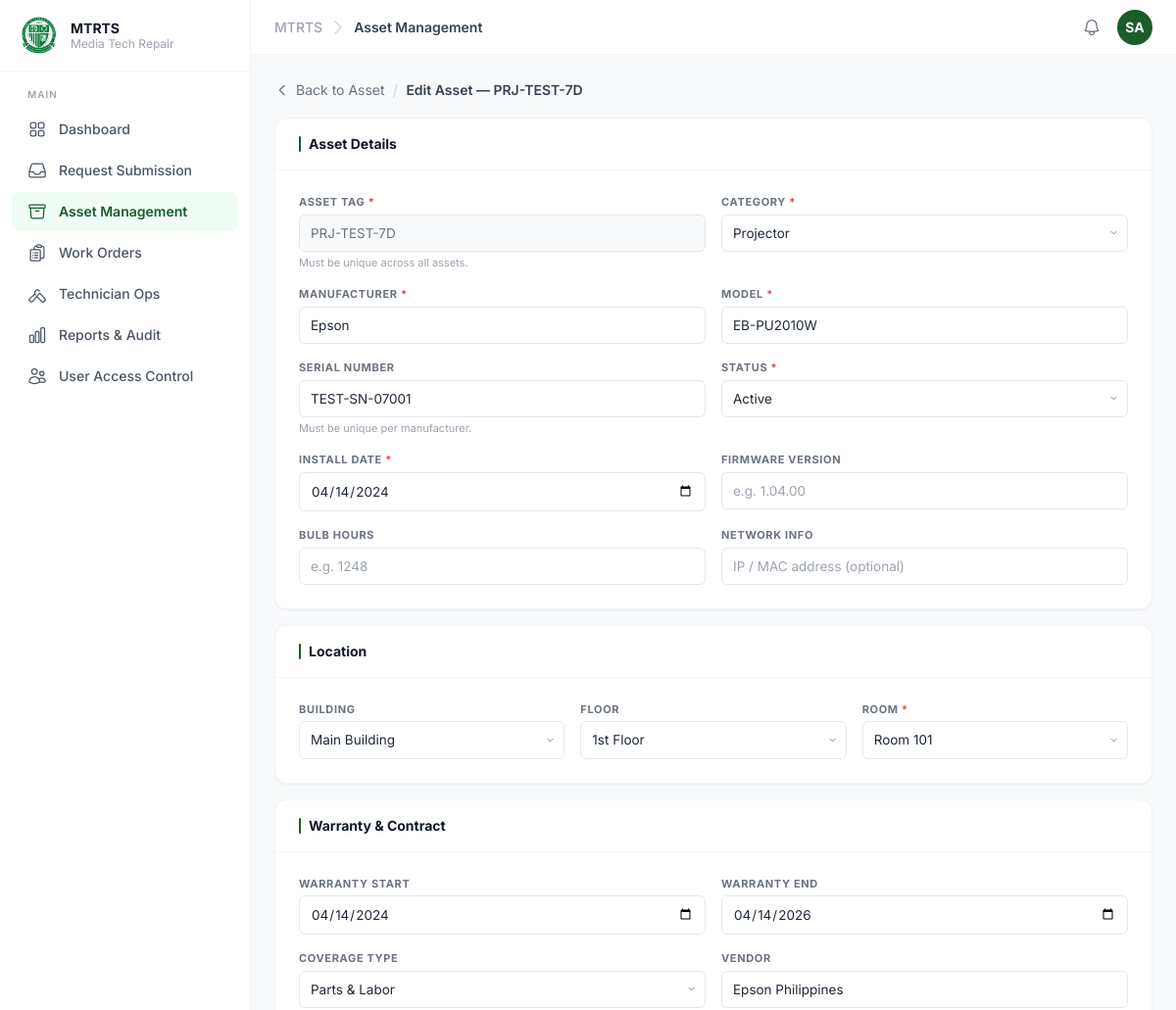
The app's page /modules/assets/edit.php?id=1 (signed in, upper part), older data.
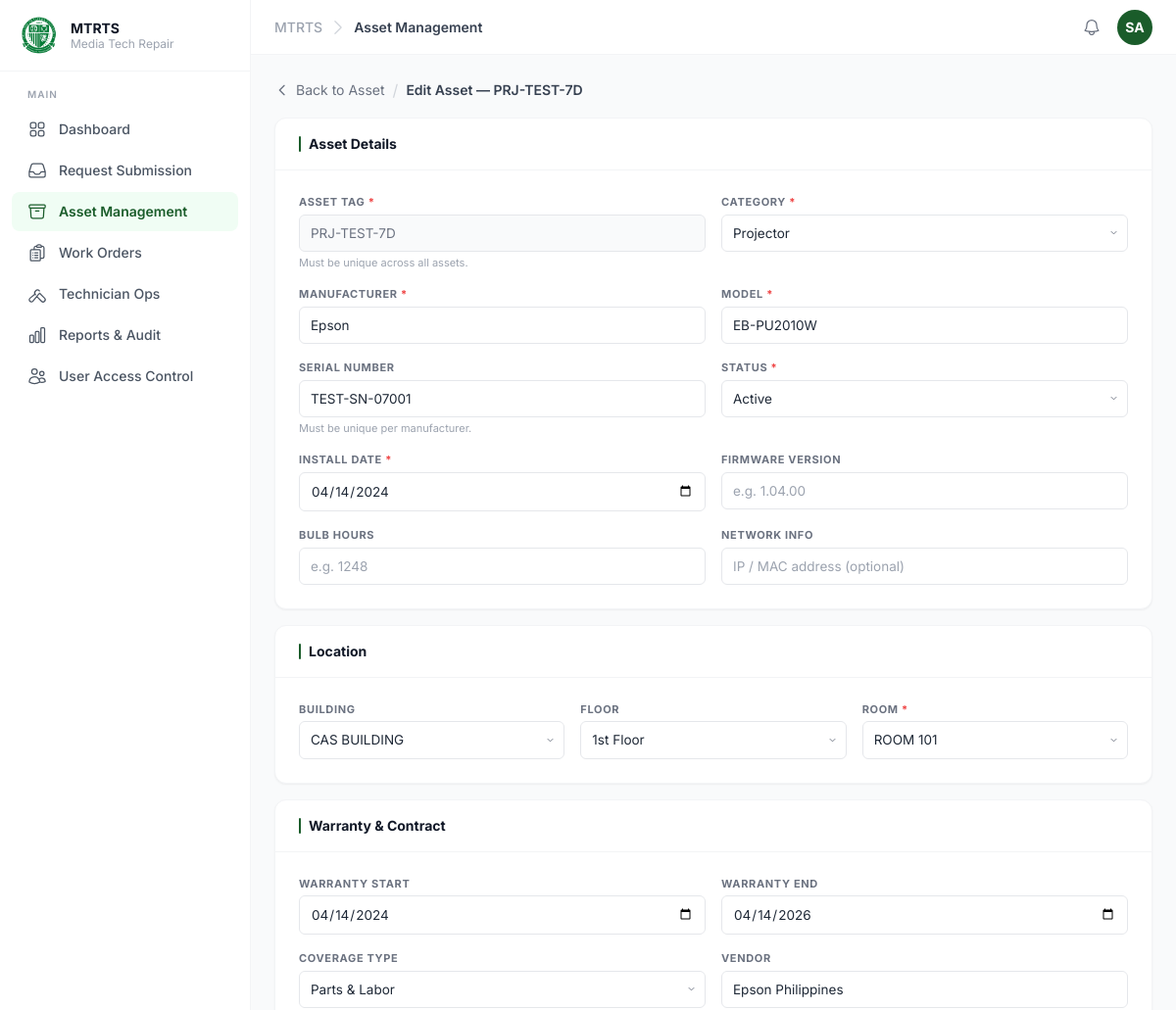
The same page, newer data.
### tables this page shows
CREATE TABLE locations (
  location_id INT           PRIMARY KEY AUTO_INCREMENT,
  building    VARCHAR(100)  NOT NULL,
  floor       VARCHAR(50)   NOT NULL,
  room        VARCHAR(100)  NOT NULL,
  created_at  DATETIME      NOT NULL DEFAULT CURRENT_TIMESTAMP,

  UNIQUE (building, floor, room)
);

### modules/assets/edit.php (called while the page is built, shortened)
<?php
require_once __DIR__ . '/../../config/guard.php';
require_once __DIR__ . '/functions.php';
$edit_id   = (int)($_GET['id'] ?? 0);
$asset     = $edit_id ? get_asset_by_id($pdo, $edit_id) : null;
$locations   = get_all_locations($pdo);
$old    = $_SESSION['form_data']  ?? [];
$errors = $_SESSION['form_errors'] ?? [];
$loc_data = [];
foreach ($locations as $l) {
    $loc_data[$l['building']][$l['floor']][] = ['id' => $l['location_id'], 'room' => $l['room']];
}
$current_loc_id   = (int)($old['location_id'] ?? $asset['location_id'] ?? 0);
$current_building = '';
foreach ($locations as $l) {
    if ((int)$l['location_id'] === $current_loc_id) {
        $current_building = $l['building'];
        break;
    }
}
require __DIR__ . '/_form.view.php';
require_once __DIR__ . '/../../includes/footer.php';

### modules/assets/functions.php (called while the page is built, shortened)
<?php
function get_all_locations(PDO $pdo): array {
    return $pdo->query("SELECT * FROM locations ORDER BY building, floor, room")->fetchAll();
}

### modules/assets/_form.view.php (the view, shortened to what the changed rows need)
<form method="POST" action="save.php" novalidate>
  <div class="grid grid-cols-1 xl:grid-cols-[1fr_280px] gap-4 items-start">
    <div class="flex flex-col gap-4">
      <div class="bg-white rounded-xl shadow-sm border border-gray-100 overflow-hidden">
        <div class="px-6 py-4 border-b border-gray-100">
          <h2 class="text-sm font-bold text-gray-900 flex items-center gap-2">
            <span class="block w-0.5 h-4 bg-olfu-green rounded"></span>
            Asset Details
          </h2>
        </div>
      </div>
      <div class="bg-white rounded-xl shadow-sm border border-gray-100 overflow-hidden">
        <div class="px-6 py-4 border-b border-gray-100">
          <h2 class="text-sm font-bold text-gray-900 flex items-center gap-2">
            <span class="block w-0.5 h-4 bg-olfu-green rounded"></span>
            Location
          </h2>
        </div>
        <div class="p-6 grid grid-cols-3 gap-4">
          <div>
            <label class="flbl" for="building-sel">Building</label>
            <select id="building-sel" onchange="populateFloors()" class="fsel">
              <?php foreach (array_keys($loc_data) as $b): ?>
                <option value="<?= htmlspecialchars($b) ?>" <?= $current_building === $b ? 'selected' : '' ?>>
                  <?= htmlspecialchars($b) ?>
                </option>
              <?php endforeach; ?>
            </select>
          </div>
          <div>
            <label class="flbl" for="location_id">Room <span class="text-red-500">*</span></label>
            <select id="location_id" name="location_id"
                    class="fsel <?= !empty($errors['location_id']) ? 'fsel-err' : '' ?>">
              <option value="">Select room…</option>
            </select>
          </div>
        </div>
      </div>
      <div class="bg-white rounded-xl shadow-sm border border-gray-100 overflow-hidden">
        <div class="px-6 py-4 border-b border-gray-100">
          <h2 class="text-sm font-bold text-gray-900 flex items-center gap-2">
            <span class="block w-0.5 h-4 bg-olfu-green rounded"></span>
            Warranty & Contract
          </h2>
        </div>
      </div>
    </div>
  </div>
</form>

Row changes from the older to the newer data that the page shows:
changed locations: building "Main Building" → "CAS BUILDING"
Text that changed along with them:
form field location_id: "Room 101" → "ROOM 101"
